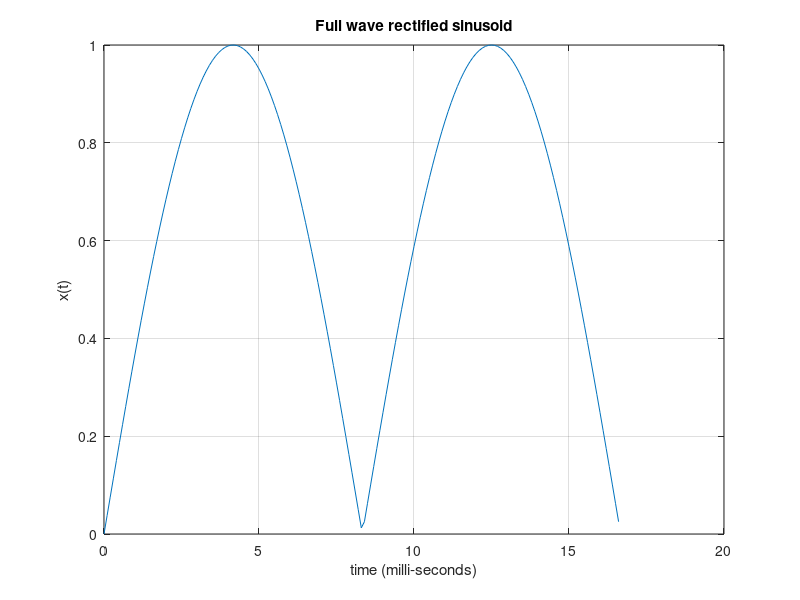
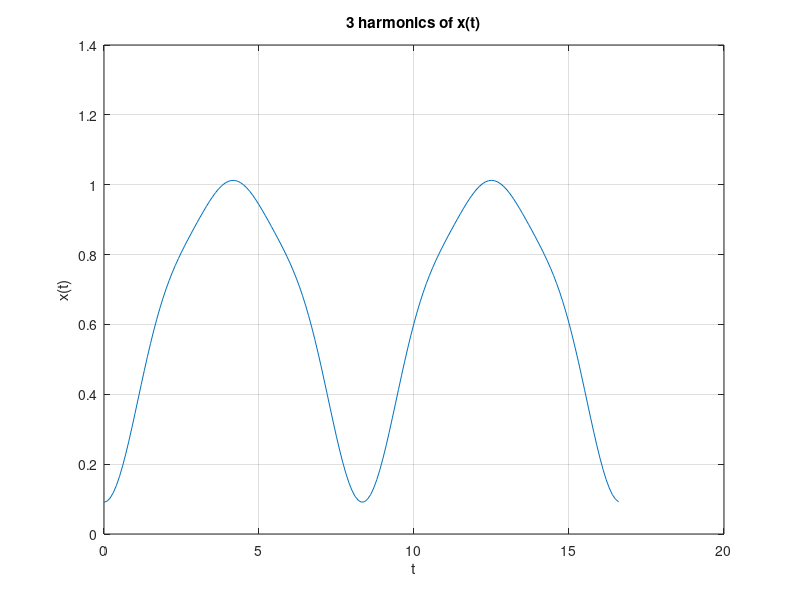
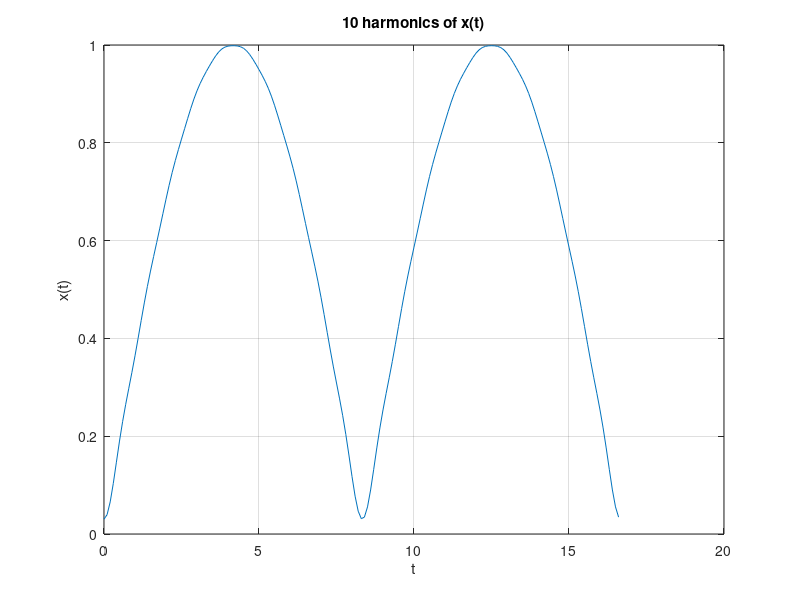
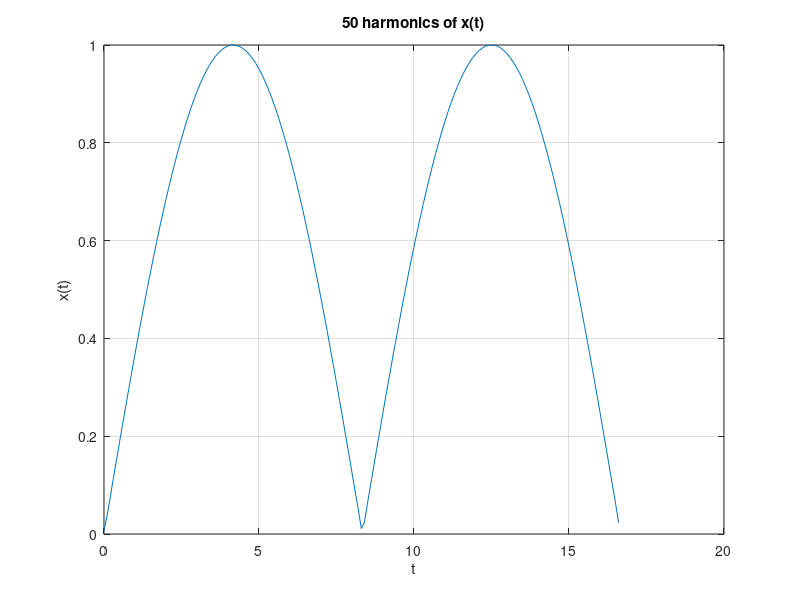

Write the MATLAB code that produced these figures, in order.
load Lab7a

%PART1
figure;
plot(1000*t,x)
title('Full wave rectified sinusoid')
xlabel('time (milli-seconds)')
ylabel('x(t)')
grid on

%PART2
%T = 1/120 % funamental period
%w0 = 2*pi/T % omega, T is 1/120
w = 240*pi; % other w(omega) value (should be same as 2pi/T)
dt1 =(1/10000); %sampling time
%test_vector = 0:dt1:(1/60);
x3=0;
x10=0;
x50=0;
x100=0;
A1 = 1; %amplitude is 1
e = exp(1);

%%xp = ((2*A)/pi) + ((4*A)/pi) 

% for 3 Harmonics
for k = -3:3
    x3 = x3 + ((-2*A1)/(pi*(4*k*k-1))).*(e.^(j*k*w*t));
    fprintf('The coefficient C%d is %0.4f \n',k,x3);
end

error3 = sum((x(:)-real(x3(:))).^2);

figure;
plot(1000*t,real(x3))
title('3 harmonics of x(t)')
xlabel('t')
ylabel('x(t)')
grid on

% for 10 Harmonics
for k = -10:10
    x10 = x10 + ((-2*A1)/(pi*(4*k*k-1))).*(e.^(j*k*w*t));
    fprintf('The coefficient C%d is %0.4f \n',k,x10);
end

error10 = sum((x(:)-real(x10(:))).^2);

figure;
plot(1000*t,real(x10))
title('10 harmonics of x(t)')
xlabel('t')
ylabel('x(t)')
grid on

% for 50 Harmonics
for k = -50:50
    x50 = x50 + ((-2*A1)/(pi*(4*k*k-1))).*(e.^(j*k*w*t));
    fprintf('The coefficient C%d is %0.4f \n',k,x50);
end

error50 = sum((x(:)-real(x50(:))).^2);

figure;
plot(1000*t,real(x50))
title('50 harmonics of x(t)')
xlabel('t')
ylabel('x(t)')
grid on

% for 100 Harmonics
for k = -100:100
    x100 = x100 + ((-2*A1)/(pi*(4*k*k-1))).*(e.^(j*k*w*t));
    fprintf('The coefficient C%d is %0.4f \n',k,x100);
end

error100 = sum((x(:)-real(x100(:))).^2);

figure;
plot(1000*t,real(x100))
title('100 harmonics of x(t)')
xlabel('t')
ylabel('x(t)')
grid on

%printing out error of No. of Harmonics 3,10,50, and 100 for Table 1
fprintf('Total mean squared for 3 harmonics: %f \n', error3)
fprintf('Total mean squared for 10 harmonics: %f \n', error10)
fprintf('Total mean squared for 50 harmonics: %f \n', error50)
fprintf('Total mean squared for 100 harmonics: %f \n', error100)

% PART 5
A = 10;
a = 3e-3; %3ms
T = 8e-3; %8 ms
w2 = 2*pi/T;
dt2 = 1/50000;
t_rect = -8e-3:dt2:8e-3;

%t_vect = -0.011:0.00002:0.011;

%{
xt = A*rectpuls(t_rect,0.006);

% using rectpulse method
figure;
plot(t_rect,xt);
ylim([0 50])
xlabel('t in milliseconds')
%}

%{  
rect3 = A*heaviside(t_vect+0.011) - A*heaviside(t_vect+0.005) + A*heaviside(t_vect+0.003) - A*heaviside(t_vect-0.003) + A*heaviside(t_vect-0.005) - A*heaviside(t_vect-0.011);
plot(t_vect,rect3)
ylim([0 50])
xlabel('t in milliseconds')
title('periodic rectangular wave')
ylabel('xp(t)')
%}

% using FIND function method
xp = zeros(1,length(t_rect));

tm1 =find(t_rect >= -8e-3 & t_rect <= -5e-3);
xp(tm1) = A;

%tm1_0 = find( t_rect >= -5e-3 & t_rect <= -3e-3);
%x_rect(tm1_0) = 0;

tm2 = find(t_rect >= -3e-3 & t_rect <= 3e-3);
xp(tm2) = A;

%tm2_0 = find( t_rect >= -5e-3 & t_rect <= -3e-3);
%x_rect(tm2_0) = 0;

tm3 = find(t_rect >= 5e-3 & t_rect <= 8e-3);
xp(tm3) = A;

%tm3_0 = find( t_rect >= 3e-3 & t_rect <= 5e-3);
%x_rect(tm3_0) = 0;

%tm4_0 = find( t_rect >= 11e-3);
%x_rect(tm4_0) = 0;

figure;
plot(t_rect,xp)
xlabel('t in milliseconds')
title('periodic rectangular wave')
ylabel('xp(t)')
ylim([0 50])
%xlabel('t in milliseconds')
 
%hold on
%plot(tm1_0, x_rect(tm1_0))

%plot(tm2,xp(tm2))
%plot(tm2_0, x_rect(tm2_0))

%plot(tm3,xp(tm3))
%plot(tm3_0, x_rect(tm3_0))

%plot(tm4_0, x_rect(tm4_0))

% PART 6
%only positive coefficients because even function

x_sine3 = (2*a*A)/T;
x_sine10 = (2*a*A)/T;
x_sine50 = (2*a*A)/T;
x_sine100 = (2*a*A)/T;

for k = -3:3
    if k~= 0 %dc offset
    x_sine3 = x_sine3 + A/(k*pi) * sin((2*pi*k*a)/T) * exp(j*k*w2*t_rect);
    %fprintf('The coefficient C%d is %0.4f \n',k,x_sine);
    end
end

figure;
plot(t_rect, real(x_sine3))
title('3 harmonics')
xlabel('t (ms)')
ylim([-2 12])

for k = -10:10
    if k~= 0 %dc offset
    x_sine10 = x_sine10 + A/(k*pi) * sin((2*pi*k*a)/T) * exp(j*k*w2*t_rect);
    %fprintf('The coefficient C%d is %0.4f \n',k,x_sine);
    end
end

figure;
plot(t_rect, real(x_sine10))
title('10 harmonics')
xlabel('t (ms)')
ylim([-2 12])

for k = -50:50
    if k~= 0 %dc offset
    x_sine50 = x_sine50 + A/(k*pi) * sin((2*pi*k*a)/T) * exp(j*k*w2*t_rect);
    %fprintf('The coefficient C%d is %0.4f \n',k,x_sine);
    end
end

figure;
plot(t_rect, real(x_sine50))
title('50 harmonics')
xlabel('t (ms)')
ylim([-2 12])

for k = -100:100
    if k~= 0 %dc offset
    x_sine100 = x_sine100 + A/(k*pi) * sin((2*pi*k*a)/T) * exp(j*k*w2*t_rect);
    %fprintf('The coefficient C%d is %0.4f \n',k,x_sine);
    end
end

figure;
plot(t_rect, real(x_sine100))
title('100 harmonics')
xlabel('t (ms)')
ylim([-2 12])

sine_error3 = sum((xp(:)-real(x_sine3(:))).^2);
sine_error10 = sum((xp(:)-real(x_sine10(:))).^2);
sine_error50 = sum((xp(:)-real(x_sine50(:))).^2);
sine_error100 = sum((xp(:)-real(x_sine100(:))).^2);

fprintf('Total mean squared for SINE 3 harmonics: %f \n', sine_error3)
fprintf('Total mean squared for SINE 10 harmonics: %f \n', sine_error10)
fprintf('Total mean squared for SINE 50 harmonics: %f \n', sine_error50)
fprintf('Total mean squared for SINE 100 harmonics: %f \n', sine_error100)

